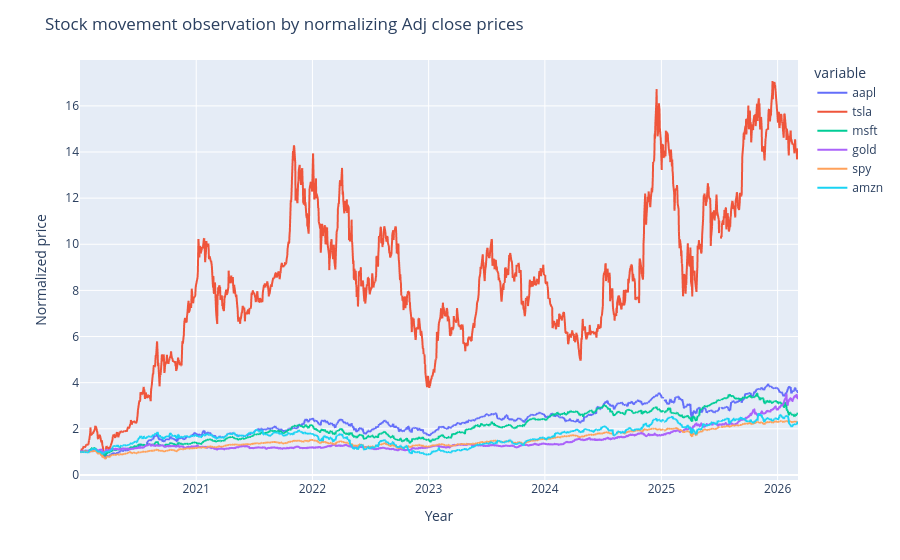

This figure's notebook cell:
### Markdown cell above
**Plotting normalization**

### Code cell
fig = px.line(norm)
fig.update_layout(title='Stock movement observation by normalizing Adj close prices',
                  xaxis_title='Year', yaxis_title='Normalized price')
fig.show(config={'displayModeBar': False}) # this line to remove the mess like the camera and zoom and these symbols at the top left

### Figure 1 — Plotly figure (JSON) as saved in the notebook; plotly's stock layout.template omitted (floating-point values rounded to 4 significant figures; data arrays with more than 128 entries replaced by an {"elided": "..."} marker saying what was removed)
{"data": [{"hovertemplate": "variable=aapl<br>Date=%{x}<br>value=%{y}<extra></extra>", "legendgroup": "aapl", "line": {"color": "#636efa", "dash": "solid"}, "marker": {"symbol": "circle"}, "mode": "lines", "name": "aapl", "showlegend": true, "type": "scattergl", "x": {"elided": "1554 str values"}, "xaxis": "x", "y": {"elided": "1554 float values"}, "yaxis": "y"}, {"hovertemplate": "variable=tsla<br>Date=%{x}<br>value=%{y}<extra></extra>", "legendgroup": "tsla", "line": {"color": "#EF553B", "dash": "solid"}, "marker": {"symbol": "circle"}, "mode": "lines", "name": "tsla", "showlegend": true, "type": "scattergl", "x": {"elided": "1554 str values"}, "xaxis": "x", "y": {"elided": "1554 float values"}, "yaxis": "y"}, {"hovertemplate": "variable=msft<br>Date=%{x}<br>value=%{y}<extra></extra>", "legendgroup": "msft", "line": {"color": "#00cc96", "dash": "solid"}, "marker": {"symbol": "circle"}, "mode": "lines", "name": "msft", "showlegend": true, "type": "scattergl", "x": {"elided": "1554 str values"}, "xaxis": "x", "y": {"elided": "1554 float values"}, "yaxis": "y"}, {"hovertemplate": "variable=gold<br>Date=%{x}<br>value=%{y}<extra></extra>", "legendgroup": "gold", "line": {"color": "#ab63fa", "dash": "solid"}, "marker": {"symbol": "circle"}, "mode": "lines", "name": "gold", "showlegend": true, "type": "scattergl", "x": {"elided": "1554 str values"}, "xaxis": "x", "y": {"elided": "1554 float values"}, "yaxis": "y"}, {"hovertemplate": "variable=spy<br>Date=%{x}<br>value=%{y}<extra></extra>", "legendgroup": "spy", "line": {"color": "#FFA15A", "dash": "solid"}, "marker": {"symbol": "circle"}, "mode": "lines", "name": "spy", "showlegend": true, "type": "scattergl", "x": {"elided": "1554 str values"}, "xaxis": "x", "y": {"elided": "1554 float values"}, "yaxis": "y"}, {"hovertemplate": "variable=amzn<br>Date=%{x}<br>value=%{y}<extra></extra>", "legendgroup": "amzn", "line": {"color": "#19d3f3", "dash": "solid"}, "marker": {"symbol": "circle"}, "mode": "lines", "name": "amzn", "showlegend": true, "type": "scattergl", "x": {"elided": "1554 str values"}, "xaxis": "x", "y": {"elided": "1554 float values"}, "yaxis": "y"}], "layout": {"legend": {"title": {"text": "variable"}, "tracegroupgap": 0}, "margin": {"t": 60}, "title": {"text": "Stock movement observation by normalizing Adj close prices"}, "xaxis": {"anchor": "y", "domain": [0, 1], "title": {"text": "Year"}}, "yaxis": {"anchor": "x", "domain": [0, 1], "title": {"text": "Normalized price"}}}}
